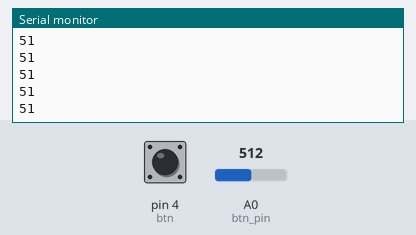
Recording of a sketch running on a simulated Arduino Uno, built with avr-gcc and run on an emulated ATmega328P. Shown: the last lines printed to the serial monitor. Inputs (shaded band) come from the test bench; at power-on: A0 (btn_pin) = 512, pin 4 (btn) HIGH.

Above: at 1.2 s.
1.3 s: A0 (btn_pin) set to 716
At 2.4 s:
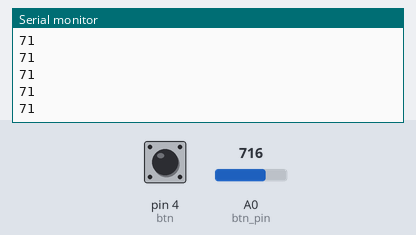
2.8 s: pin 4 (btn) pulled LOW for 0.15 s
At 4.5 s:
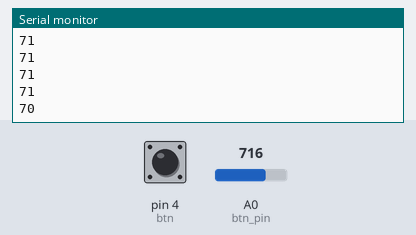
Timing chart, 0 to 6.0 s (numbered marks = the images above; inputs shaded):
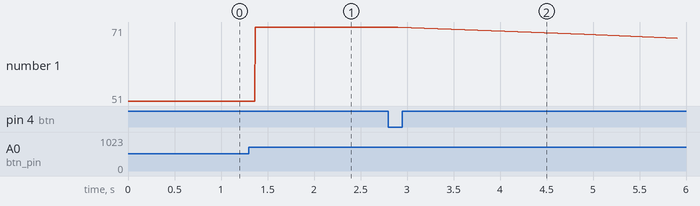

Measured:
- after the input at 1.3 s, the serial monitor: prints a new line after 0.07 s (image 1)
- after the input at 2.8 s, the serial monitor: prints a new line after 1.1 s (image 2)
- plotted number 1: 51 → 71 after the input at 1.3 s, 71 → 64 after the input at 2.8 s

The sketch:

alarm_lightUp.ino
```cpp
#include <Adafruit_NeoPixel.h>

#include <stdio.h>
#include <stdlib.h>

int numOfLed = 20;  // led 수
int led_pin1 = 10;
int led_pin2 = 12;
int led_pin3 = 11;
int btn_pin = A0;
int btn =4;
int state = 0;    // 상태 확인, 0이면 사용 가능, 1이면 사용 중
int data = 0;   // 시간값

// 알람용
Adafruit_NeoPixel strip = Adafruit_NeoPixel(numOfLed, led_pin1, NEO_GRB + NEO_KHZ800);
Adafruit_NeoPixel strip2 = Adafruit_NeoPixel(numOfLed, led_pin2, NEO_GRB + NEO_KHZ800);
// 사용 중 표시용
Adafruit_NeoPixel strip3 = Adafruit_NeoPixel(numOfLed, led_pin3, NEO_GRB + NEO_KHZ800);

void setup (){
  Serial.begin(9600);
  pinMode(btn, INPUT);
}

void loop(){
  // 버튼 입력 시 state를 1로 변경
  int value = digitalRead(btn);
  if(value == 0)
  {
    if(state == 0)
    {
      state=1;
      delay(100);
    }
  }

  // state가 0이면 가변장치의 값을 읽음, 0~102
  if(state == 0)
  {
    lightUp_green();
    data = analogRead(btn_pin)/10;
    Serial.println(data);
  }
  // state가 1일 때, 타이머 시작
  else if (state == 1)
  {
    if(data > 0){
      lightUp_red();
      Serial.println(data);
      delay(1000);
      data = data - 1;
    }
    // 타이머 마치면 led 점등
    else
    {
      lightUp_green();
      lightUp_slowly();
    }
  }
}

// 알람용 led 천천히 점등
void lightUp_slowly(){
  Serial.println("Light up");
  for(int i=0; i<256; i++){
    for(int j=0; j<strip.numPixels(); j++){
        strip.setPixelColor(j,strip.Color(i,i,0));
        strip2.setPixelColor(j,strip.Color(i,i,0));
      }
    strip.show();
    strip2.show();
    delay(2);
  }
}

// 사용 확인 led 녹색불 점등
void lightUp_green(){
  for(int i = 0; i < strip3.numPixels(); i++){
    strip3.setPixelColor(i, strip3.Color(0,255,0));
  }
  strip3.show();
}

// 사용 확인 led 적색불 점등
void lightUp_red(){
  for(int i = 0; i < strip3.numPixels(); i++){
    strip3.setPixelColor(i, strip3.Color(255,0,0));
  }
  strip3.show();
}
```
